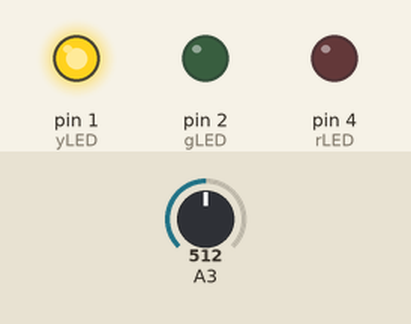
Simulated run of this sketch. Board: Arduino Uno, built with avr-gcc and run on an emulated ATmega328P. On the bench: output pins drawn as LEDs (lit = HIGH). Dashed ring = blinking. The inputs (shaded band) are chosen by the test bench; at power-on: A3 = 512.

Above: at 1.2 s.
1.3 s: A3 set to 570
2.8 s: A3 set to 595
At 3.5 s:
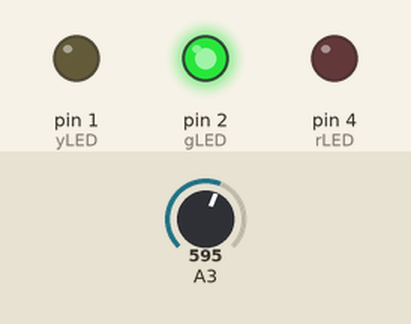
4.3 s: A3 set to 633
At 5.2 s:
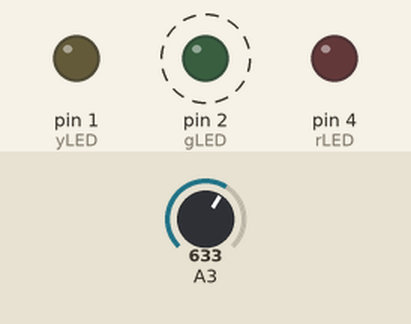
7.3 s: A3 set to 734
9.1 s: A3 set to 756
At 10.2 s:
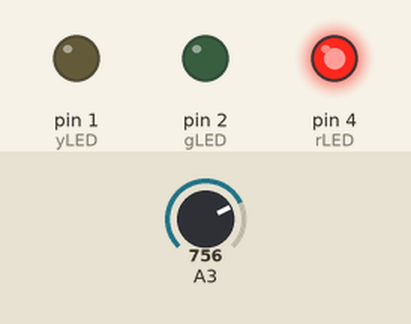
12.1 s: A3 set to 732
At 13.5 s:
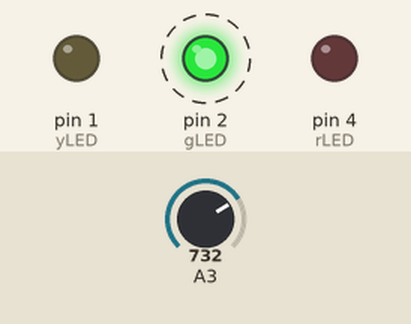
Timing chart, 0 to 16.1 s (numbered marks = the images above; inputs shaded):
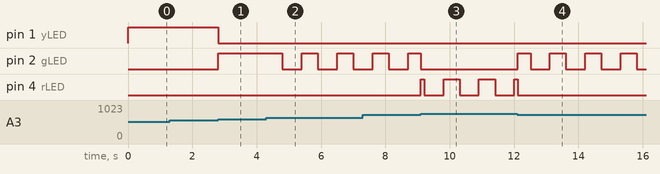

The sketch:

BattMon02.ino
```cpp
// This sketch monitors battery voltage and turns on an LED based on it.
// Processor: ATtiny 13.
// Author: Rafael Larios
// Date: 13.09.03
//

int rLED = 4;                  //Red LED pin
int yLED = 1;                  //Yellow LED pin
int gLED = 2;                  //Green LED pin
int val = 0;                         //This variable will hold voltage input value
int dlyctr = 0;                      //This is the delay counter.

void setup(){
  pinMode(rLED, OUTPUT);            //Define Red LED output
  pinMode(yLED, OUTPUT);            //ditto Yellow LED
  pinMode(gLED, OUTPUT);            //ditto Green LED
}

void loop(){
  val = analogRead(A3);              //Read voltage through Analog input 0
  if(val<446){                      //Is battery voltage below 9.6V?
    digitalWrite(rLED, HIGH);       //Yes, this is bad, turn on Red LED
    digitalWrite(yLED, LOW);        //Turn off Yellow LED
    digitalWrite(gLED, LOW);        //Turn off Green LED
  }
  else
  {
    if(val<586){                    //Is battery voltage between 9.6V and 12.4V?
      digitalWrite(rLED, LOW);      //This is a low voltage, turn off red LED
      digitalWrite(yLED, HIGH);     //Turn on Yelow LED as a warning.
      digitalWrite(gLED, LOW);      //Turn off Green LED
    }
    else
    {
      if(val<621){                  //Is battery voltage between 12.4V and 13.1V?
        digitalWrite(rLED, LOW);    //Yes, turn off Red LED
        digitalWrite(yLED, LOW);    //Turn off Yellow LED
        digitalWrite(gLED, HIGH);   //Turn on Green LED to indicate fully charged battery voltage.
      }
      else
      {
        dlyctr = dlyctr + 1;        //increase delay counter. every pass approx. 100ms
        if(val<742){                      //Is battery voltage above 13.1V and below 15.5V?
          digitalWrite(rLED, LOW);         //Turn off red LED
          digitalWrite(yLED, LOW);        //Turn off yellow LED
          if(dlyctr<6){
            digitalWrite(gLED, HIGH);     //Pulse green LED on for half a second
          }
          else
          {
            digitalWrite(gLED, LOW);      //Pulse green LED off for half a second to show battery is charging.
            if(dlyctr>10){
              dlyctr=0;                   //Reset delay counter
            }
          }
        }
        else                              //Battery voltage is above 15.5V.Danger ! Overcharge
        {
          digitalWrite(yLED, LOW);        //Turn off Yellow LED
          digitalWrite(gLED, LOW);        //Turn off Green LED
          if(dlyctr<6){
            digitalWrite(rLED, HIGH);     //Turn on Red LED for half a second.
          }
          else
          {
            digitalWrite(rLED, LOW);      //Turn off Red LED for half a second.
            if(dlyctr>10){
              dlyctr=0;                   //Reset delay counter
            }
          }
        }
       delay(100);                        //Stop program 100 milliseconds to help pulse LEDs.
      }
    }
  }
}
```

Measured:
- the behaviour switches between 585 and 586 on A3 (found by bisection; images 0 and 1)
- the behaviour switches between 620 and 621 on A3 (found by bisection; images 1 and 2)
- the behaviour switches between 741 and 742 on A3 (found by bisection; images 2 and 3)
- after the input at 1.3 s, every drawn part: stays the same
- after the input at 2.8 s, pin 1 (yLED): HIGH → LOW at once; pin 2 (gLED): LOW → HIGH at once
- after the input at 4.3 s, pin 2 (gLED): alternates HIGH for 0.50 s and LOW for 0.60 s, starting after 0.50 s
- after the input at 9.1 s, pin 4 (rLED): LOW → HIGH at once, then repeats every 1.1 s: LOW 0.60 s, HIGH 0.50 s
- after the input at 12.1 s, pin 2 (gLED): alternates HIGH for 0.50 s and LOW for 0.60 s, starting at once
